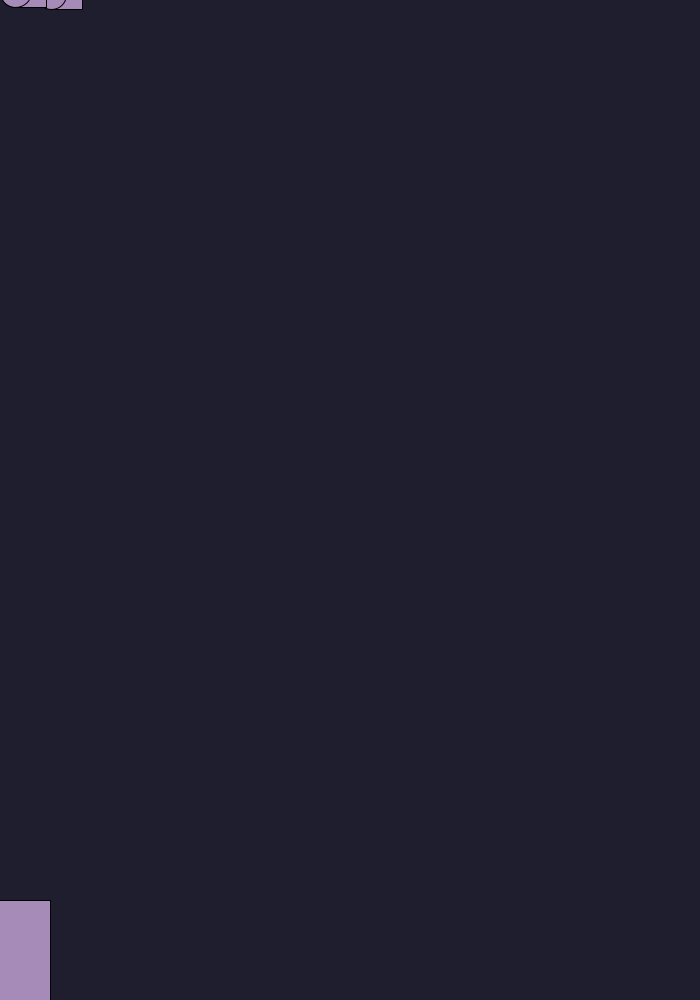
Frame 1 (no input)
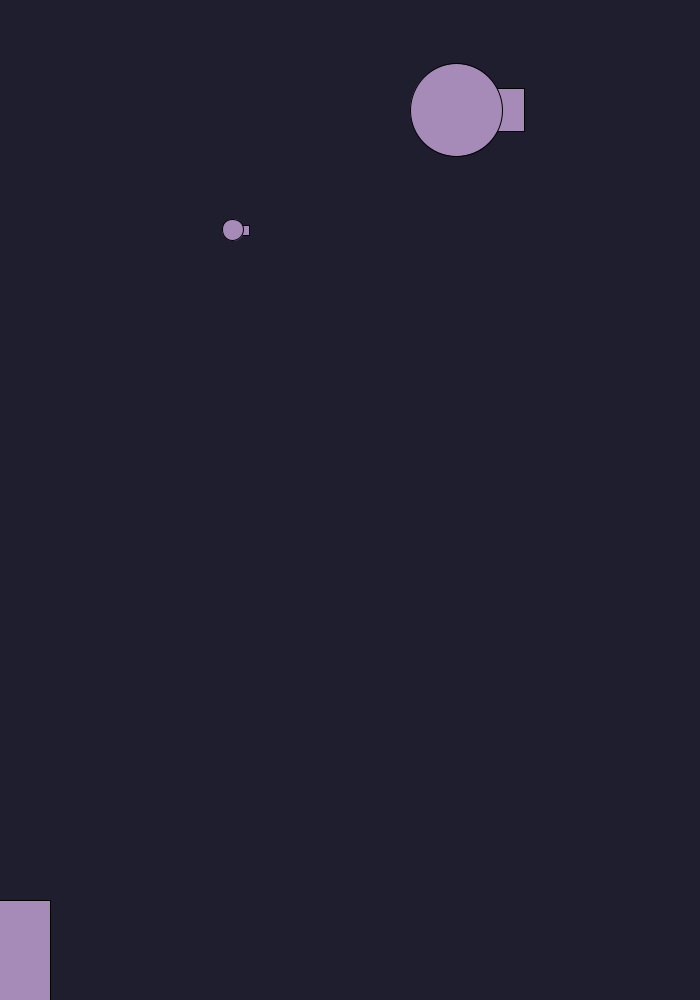
Frame 60 (the mouse pressed at the canvas centre just before this capture)
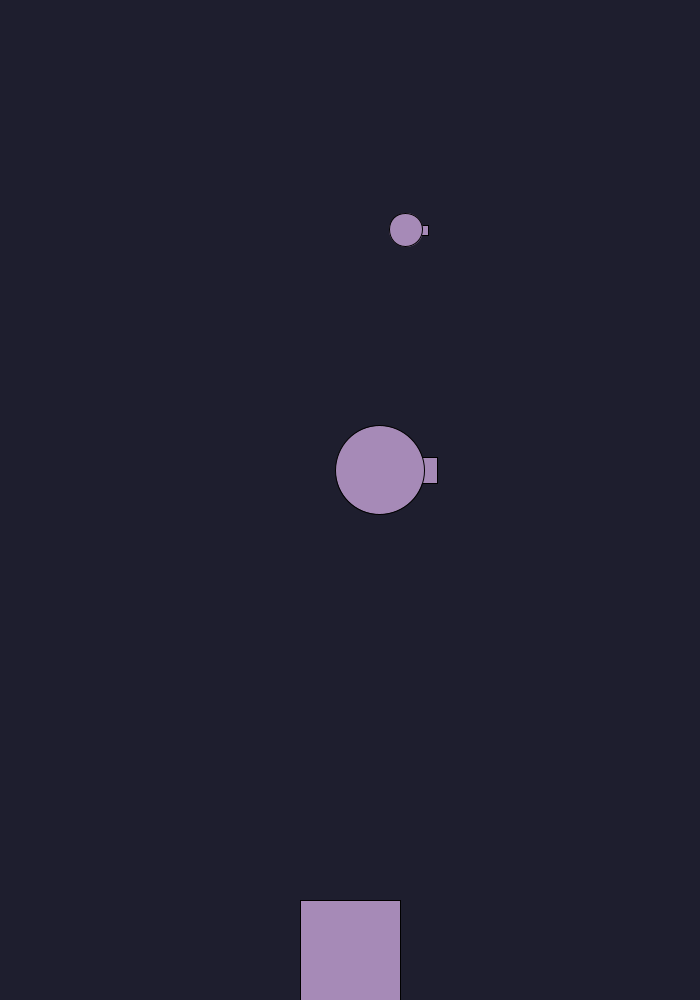
Frame 120 (the mouse held since frame 60 and released just before this capture)

The Processing sketch that drew these frames (run headless with seeded random() and noise(); from frame 60 on, the mouse is pressed at the canvas centre):

// Processing sketch: GDV_reus_de_bas_les5practicum
// ── GDV_reus_de_bas_les5practicum.pde
// GDV_reus_de_bas_les5Practicum
// Basic = true
// Advanced = true
// Expert = true

// gobal vars, some can't be changed
float timer;
final float timerAddAmount = 0.02f;
final float resetMargin = 3;
int startPosYAmount = -10;
final int two = 2;
PVector pos;

class Cluster {
  int posX;
  int posY;
  int speedX;
  int speedY;
  boolean isGoingRight;
  boolean hasHitTheButtom;

  Cluster() {
    reset();
    posY = startPosYAmount;
  }

  void reset() {
    posX = (int) random(0, width);
    speedX = (int) random(1, 10);
    speedY = (int) random(1, 5);
    isGoingRight = true;
    hasHitTheButtom = false;
  }
}

class Player {
  PVector position;

  Player() {
    position = new PVector(width / 2, height - 50);
  }
}

Cluster cluster1 = new Cluster();
Cluster cluster2 = new Cluster();
Player player = new Player();

void setup() {
  size(700, 1000);
  rectMode(CENTER);
}

void draw() {
  timer += timerAddAmount;
  background(#1e1e2e);

  updateAndDrawCluster(cluster1);
  updateAndDrawCluster(cluster2);
  moveSquareToMouse(false);

  if (cluster1.posY > height * resetMargin 
      && cluster2.posY > height * resetMargin) {
    BigReset();
  }
}

// Move square to the mouse, option to only follow mouse horizantaly
void moveSquareToMouse(boolean followMouseY) {
  player.position.x = mouseX;
  player.position.y = followMouseY 
              ? mouseY 
              : height - 50 ;
  
  square(player.position.x, player.position.y, 100);
}

int calculateNewPosition(int currentPosition, int speed) {
  return currentPosition + speed;
}

// When bouncem, invert speed
int calculateNewSpeed(int currentPosition, int speed, int boundary) {
  if (currentPosition <= 0
      || currentPosition >= boundary) {
    return -speed;
  }
  
  return speed;
}

// Update position and draw cluster
void updateAndDrawCluster(Cluster cluster) {
  updateXPosition(cluster);
  updateYPosition(cluster);
  
  int clusterSize = calculateClusterSize(cluster.speedY);
  if (!cluster.hasHitTheButtom)
    displayMessageIfDown(cluster.posY, clusterSize, cluster);
  
  drawCluster(cluster.posX, cluster.posY, clusterSize);
}

// Make cluster zigzag
void updateXPosition(Cluster cluster) {
  cluster.speedX = calculateNewSpeed(cluster.posX, cluster.speedX, width);
  cluster.posX = calculateNewPosition(cluster.posX, cluster.speedX);
}

// Make cluster fall
void updateYPosition(Cluster cluster) {
  cluster.posY = calculateNewPosition(cluster.posY, cluster.speedY);
}

// Big reset
void BigReset() {
  timer = 0;
  cluster1.reset();
  cluster2.reset();
  cluster1.posY = startPosYAmount;
  cluster2.posY = startPosYAmount;
}

void displayMessageIfDown(int posY, int size, Cluster c) {
  int clusterBottom = posY + size / 2;
  
  if (clusterBottom > height) {
    println("A cluster is at the bottom." );
    c.hasHitTheButtom = true;
  }
}

// Same cluster size math as before
int calculateClusterSize(int speedY) {
  int baseSize = 30;
  int angle = 20;
  
  float sizeVariation = angle * sin(timer * speedY);
  float dynamicSize = baseSize + sizeVariation;

  return (int) dynamicSize;
}

// Same draw cluster function as before
void drawCluster(int posX, int posY, int size) {
  int radius = size / two;
  float squareSize = size;
  float halfSquareSize = squareSize / two;

  float circleDiameter = radius * two;
  float circleSize = circleDiameter * timer;

  float leftCirclePositionX = posX - halfSquareSize - circleSize / two;

  fill(#a68ab7);
  square(posX, posY, squareSize);
  circle(leftCirclePositionX, posY, circleDiameter + circleSize);
}
